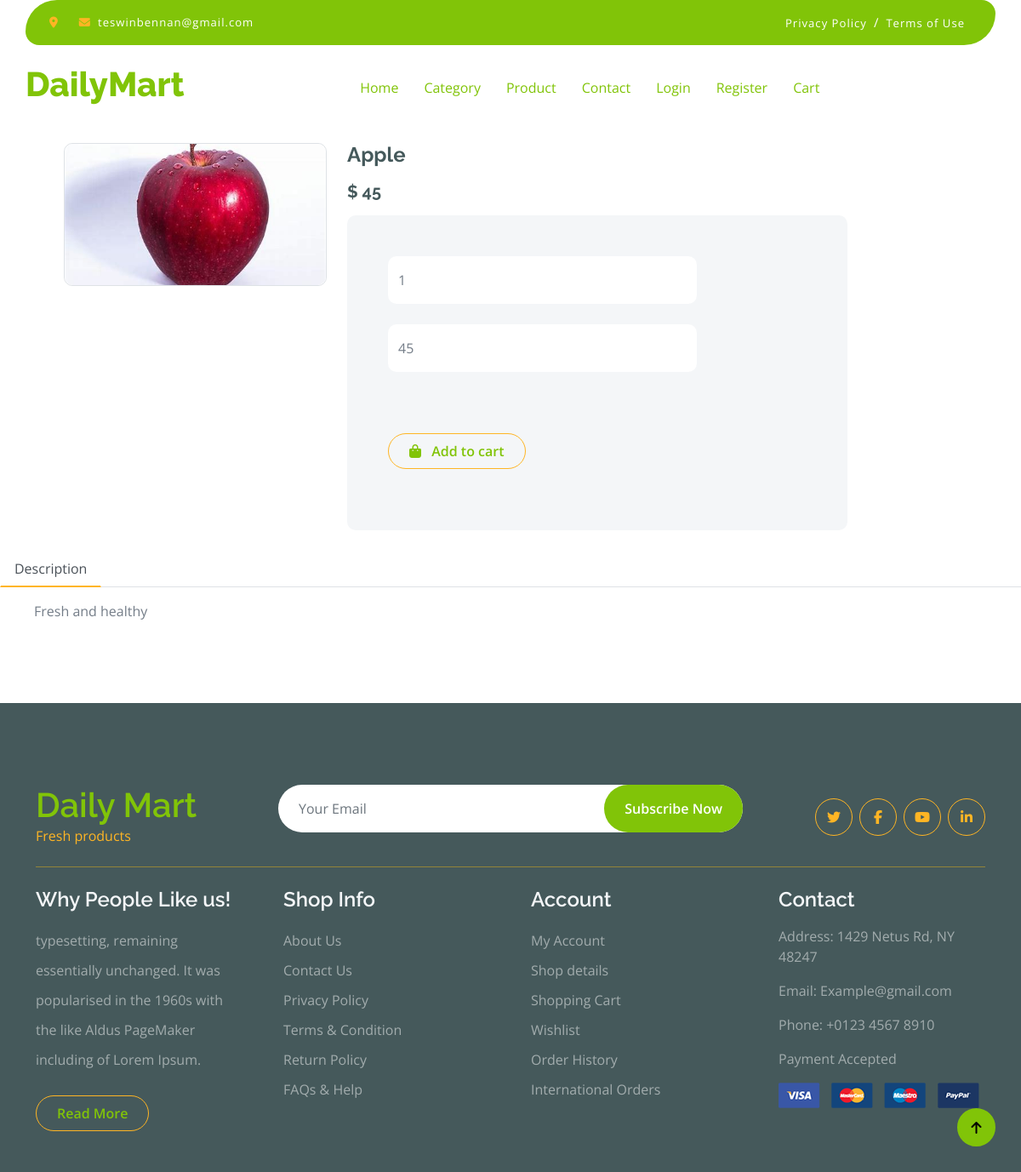
The app's page /productdetail/6 with its own data.
### adminapp/models.py (models this page shows)
class add(models.Model):
    PName=models.CharField(max_length=255)
    PCat=models.CharField(max_length=255)
    PPrice=models.IntegerField(max_length=255)
    PDescription=models.CharField(max_length=255)
    PImage=models.ImageField(upload_to='sample1',default='null.jpg')

### userapp/views.py (the view)
# urls.py: path('productdetail/<int:id>',views.productdetail,name='productdetail'),
def productdetail(request,id):
    data=cat.objects.all()
    data2=add.objects.filter(id=id)
    return render(request,'product_detail.html', {'data2':data2, 'data':data})

### userapp/templates/product_detail.html (shortened to what this page needs)
{% extends 'user1.html' %}
{% block content %}
{% load static %}
<br><br>
<br><br>
<br><br>
<br>
{% for i in data2 %}
<div class="row g-4" margin-left="60px">
    <div class="col-lg-4">
        <div class="border rounded" style="display: flex; justify-content: flex-end;margin-left: 75px;">
                <img src="{{i.PImage.url}}" class="img-fluid rounded" alt="" width="500px" style="margin-left: 30px;">
        </div>
    </div>
    <div class="col-lg-6">
        <h4 class="fw-bold mb-3">{{i.PName}}</h4>
        <h5 class="fw-bold mb-3">$ {{i.PPrice}}</h5>
        <div class="p-5 bg-light rounded">
            <div class="row g-4">
                <div class="col-lg-9">
                    <form action="{% url 'cartdata1' id=i.id %}" method="POST">
                   <input type="number" id="quantity" value="1" class="w-100 form-control border-0 py-3 mb-4" name="quantity" min="1" max="100" >
                        <input type="number" class="w-100 form-control border-0 py-3 mb-4" rows="5" cols="10" id="total" name="total" value="{{i.PPrice}}" >
            </div>
        </div>
        <button  class="btn border border-secondary rounded-pill px-4 py-2 mb-4 text-primary" <a href="{% url 'cart'  %}"><i class="fa fa-shopping-bag me-2 text-primary"></i> Add to cart</a></button>
    </div>
</div>
    <div class="col-lg-12">
        <nav>
            <div class="nav nav-tabs mb-3">
                <button class="nav-link active border-white border-bottom-0" type="button" role="tab" id="nav-about-tab" data-bs-toggle="tab" data-bs-target="#nav-about" aria-controls="nav-about" aria-selected="true">Description</button>
            </div>
        </nav>
        <div class="tab-content mb-5" style="margin-left: 40px;">
            <div class="tab-pane active" id="nav-about" role="tabpanel" aria-labelledby="nav-about-tab">
                <p>{{i.PDescription}}</p>
            </div>
        </div>
    </div>
</div>
{% endfor %}
{% endblock %}

### userapp/static/css/style.css (style rules this page uses)
.btn { font-weight: 600; transition: .5s; }
.btn.border-secondary { transition: 0.5s; }
.nav.nav-tabs .nav-link.active { border-bottom: 2px solid var(--bs-secondary) !important; }

### records on screen
add: PImage (picture), PName "Apple", PPrice "45", total "45", PDescription "Fresh and healthy"
